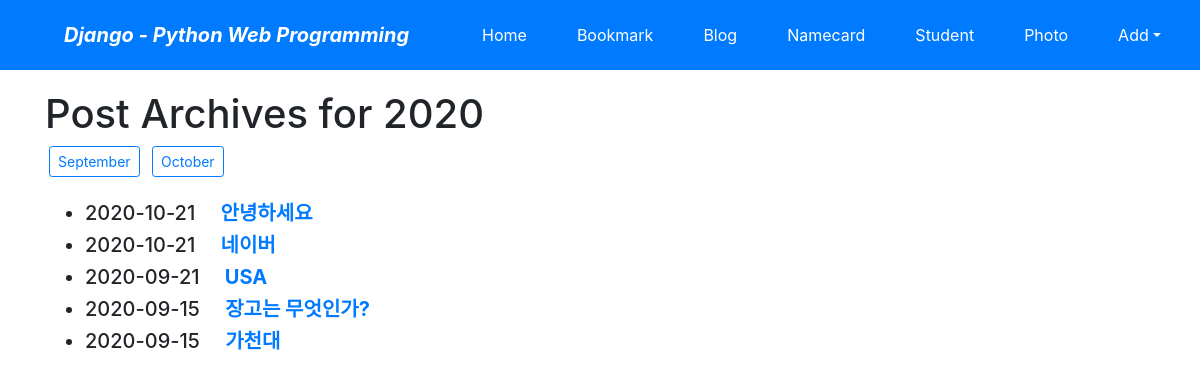
Screenshot of /blog/archive/2020/ (signed in) with the database file from the repository.
### blog/models.py (models this page shows, shortened)
class Post(models.Model):
    title = models.CharField(verbose_name='TITLE', max_length=50)
    slug = models.SlugField('SLUG', unique=True, allow_unicode=True, help_text='one word for title alias.')
    description = models.CharField('DESCRIPTION', max_length=100, blank=True, help_text='simple description text.')
    content = models.TextField('CONTENT')
    create_dt = models.DateTimeField('CREATE DATE', auto_now_add=True)
    modify_dt = models.DateTimeField('MODIFY DATE', auto_now=True)
    owner = models.ForeignKey(User,on_delete=models.CASCADE,verbose_name='OWNER',blank=True,null=True) # 추가
    class Meta:
        verbose_name = 'post'
        verbose_name_plural = 'posts'
        db_table = 'blog_posts'
        ordering = ('-modify_dt',)
    def get_absolute_url(self):
        return reverse('blog:post_detail', args=(self.slug,))

### blog/views.py (the view)
# urls.py: path('archive/<int:year>/', views.PostYAV.as_view(), name='post_year_archive'),
class PostYAV(YearArchiveView):
    model = Post
    date_field = 'modify_dt'
    make_object_list = True

### blog/templates/blog/post_archive_year.html (shortened to what this page needs)
{% extends "base.html" %}
{% block content %}
    <h1>Post Archives for {{ year|date:"Y" }}</h1>
    {% for date in date_list %}
    <a href="{% url 'blog:post_month_archive' date|date:'Y' date|date:'b' %}"
       class="btn btn-outline-primary btn-sm mx-1">
        {{ date|date:"F" }}</a>
    {% endfor %}
    <br><br>
    <div>
        <ul>
            {% for post in object_list %}
            <li class="h5">
                {{ post.modify_dt|date:"Y-m-d" }}&emsp;
                <a href="{{ post.get_absolute_url }}"><strong>{{ post.title }}</strong></a>
            </li>
            {% endfor %}
        </ul>
    </div>
{% endblock %}

### rows the page displays
Post: modify_dt "2020-10-21", title "안녕하세요"
Post: modify_dt "2020-10-21", title "네이버"
Post: modify_dt "2020-09-21", title "USA"
Post: modify_dt "2020-09-15", title "장고는 무엇인가?"
Post: modify_dt "2020-09-15", title "가천대"

### other values shown
{{ year|date:"Y" }} "2020"
{{ date|date:"F" }} "September" "October"
